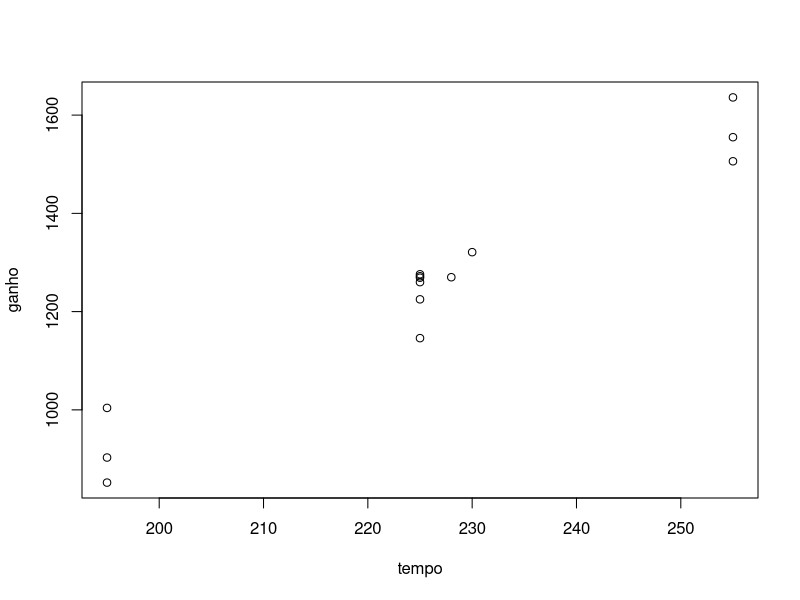
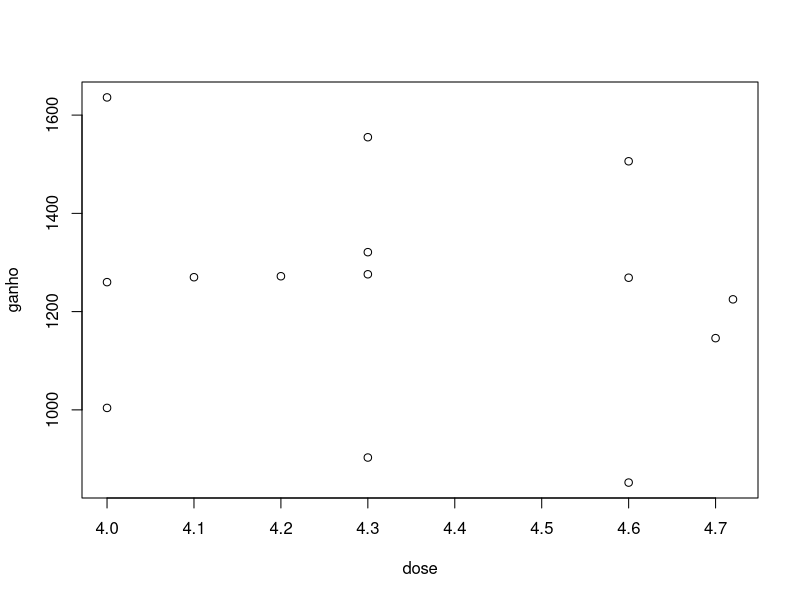

Here is the R script that generated these plots, in order:
## ---- chunk 1
knitr::opts_chunk$set(echo = TRUE)
## ---- chunk 2
amostra <- read.csv("dados.csv")
## ---- chunk 3
tempo <- amostra$x1.tempo
ganho <- amostra$y.ganho
dose <- amostra$x2.dose
plot(tempo,ganho)
plot(dose,ganho)
